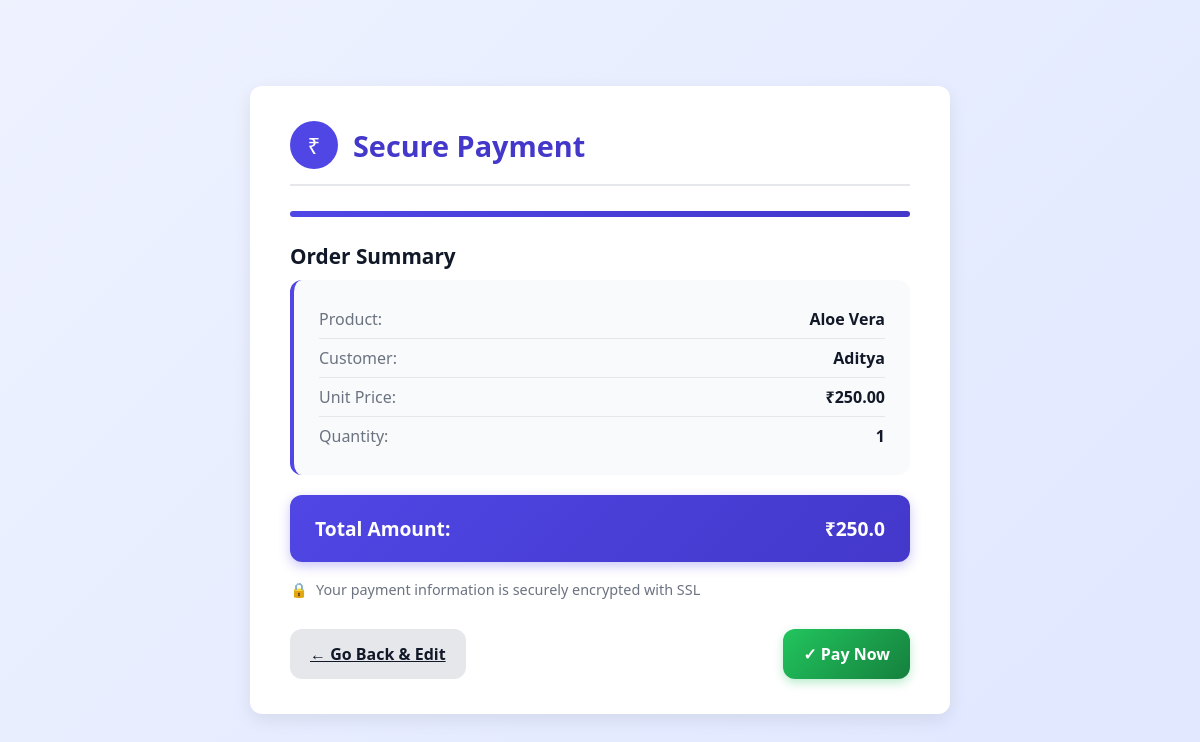
/payment/23/, run on the app's committed database.
### my_cust/models.py (models this page shows, shortened)
class Bookingdetail(models.Model):
    product = models.ForeignKey(Product, on_delete=models.CASCADE, null=True)
    oilSize = models.CharField(max_length=20)
    unitPrice = models.DecimalField(max_digits=10, decimal_places=2)
    quantity = models.IntegerField()
    total_qty = models.DecimalField(max_digits=10, decimal_places=2, default=0)
    total_amount = models.DecimalField(max_digits=12, decimal_places=2, default=0)
    booked_at = models.DateTimeField(default=timezone.now)
    payment_status = models.CharField(
        max_length=20,
        default="Pending",
        choices=[
            ("Pending", "Pending"),
            ("Paid", "Paid"),
            ("Failed", "Failed"),
        ]
    )
    order_status = models.CharField(
        max_length=20,
        default="Pending",
        choices=[
            ("Pending", "Pending"),
            ("Processing", "Processing"),
            ("Shipped", "Shipped"),
            ("Delivered", "Delivered"),
            ("Cancelled", "Cancelled"),
        ]
    )
    payment_method = models.CharField(
        max_length=20,
        null=True,
        blank=True,
        choices=[
            ("Card", "Card"),
            ("UPI", "UPI"),
            ("NetBanking", "NetBanking"),
            ("COD", "Cash on Delivery"),
            ("Wallet", "Wallet"),
        ]
    )
    note = models.TextField(null=True, blank=True)
    custName = models.CharField(max_length=100)
    email = models.EmailField()
    phone = models.CharField(max_length=20)
    alt_phone = models.CharField(max_length=15, null=True, blank=True)
    address = models.TextField(null=True, blank=True)

### my_admin/models.py (models this page shows, shortened)
class Product(models.Model):
    product_name = models.CharField(max_length=100)
    description = models.TextField(blank=True, null=True)
    price = models.FloatField(blank=True, null=True)
    stock = models.IntegerField(blank=True, null=True)
    available = models.BooleanField(blank=True, null=True)
    image = models.ImageField(upload_to='products/', blank=True, null=True)

### my_cust/views.py (the view)
# urls.py: path('payment/<int:booking_id>/', views.payment_page, name='payment_page'),
def payment_page(request, booking_id):
    booking = Bookingdetail.objects.get(id=booking_id)
    total_amount = float(booking.unitPrice) * booking.quantity
    if request.method == "POST":
        booking.status = "Paid"
        booking.save()
        return razorpay_success(request,booking.id)
    return render(request, "payment_page.html", {
        "booking": booking,
        "total_amount": total_amount,
    })

### my_cust/templates/payment_page.html (shortened to what this page needs)
<!DOCTYPE html>
<html lang="en">
<head>
</head>
<body>
    <div class="payment-container">
        <div class="header">
            <div class="header-icon">₹</div>
            <h2>Secure Payment</h2>
        </div>
        <div class="progress-bar">
            <div class="progress"></div>
        </div>
        <h3>Order Summary</h3>
        <div class="summary-card">
            <div class="summary-item">
                <span class="summary-label">Product:</span>
                <span class="summary-value">{{ booking.product.product_name }}</span>
            </div>
            <div class="summary-item">
                <span class="summary-label">Customer:</span>
                <span class="summary-value">{{ booking.custName }}</span>
            </div>
            <div class="summary-item">
                <span class="summary-label">Unit Price:</span>
                <span class="summary-value">₹{{ booking.unitPrice }}</span>
            </div>
            <div class="summary-item">
                <span class="summary-label">Quantity:</span>
                <span class="summary-value">{{ booking.quantity }}</span>
            </div>
        </div>
        <div class="total-amount">
            <span>Total Amount:</span>
            <span>₹{{ total_amount }}</span>
        </div>
        <div class="security-notice">
            <span class="security-icon">🔒</span>
            <span>Your payment information is securely encrypted with SSL</span>
        </div>
        <div class="action-buttons">
            <a href="{% url 'booking_form' %}?product_id={{ booking.product.id }}" class="btn btn-back">
                ← Go Back & Edit
            </a>
            <form method="post">
                <button type="submit" class="btn btn-confirm">
                    ✓ Pay Now
                </button>
            </form>
        </div>
    </div>
</body>
</html>

### my_cust/templates/payment_page.html (style rules this page uses)
:root { --primary: #4F46E5; --primary-dark: #4338CA; --success: #22C55E; --success-dark: #15803D; --light-gray: #F9FAFB; --medium-gray: #E5E7EB; --dark-gray: #6B7280; --text: #111827; --white: #FFFFFF; --shadow: 0 6px 18px rgba(0, 0, 0, 0.08); --radius: 12px; --transition: all 0.25s ease; }
* { margin: 0; padding: 0; box-sizing: border-box; font-family: 'Segoe UI', Tahoma, Geneva, Verdana, sans-serif; }
body { background: linear-gradient(135deg, #EEF2FF, #E0E7FF); color: var(--text); min-height: 100vh; display: flex; justify-content: center; align-items: center; padding: 20px; }
.payment-container { background: var(--white); border-radius: var(--radius); box-shadow: var(--shadow); width: 100%; max-width: 700px; padding: 35px 40px; animation: fadeIn 0.6s ease; }
.header { display: flex; align-items: center; margin-bottom: 25px; border-bottom: 2px solid var(--medium-gray); padding-bottom: 15px; }
.header-icon { background: var(--primary); color: white; width: 48px; height: 48px; border-radius: 50%; display: flex; align-items: center; justify-content: center; font-size: 1.4rem; margin-right: 15px; }
h2 { font-size: 1.8rem; font-weight: 600; color: var(--primary-dark); }
.progress-bar { height: 6px; width: 100%; background: var(--medium-gray); border-radius: 3px; overflow: hidden; margin-bottom: 25px; }
.progress { width: 100%; height: 100%; background: linear-gradient(90deg, var(--primary) 0%, var(--primary-dark) 100%); animation: loadProgress 1.2s ease-in-out; }
h3 { font-size: 1.3rem; margin: 20px 0 10px; font-weight: 600; }
.summary-card { background: var(--light-gray); border-radius: var(--radius); padding: 20px 25px; margin-bottom: 20px; border-left: 4px solid var(--primary); }
.summary-item { display: flex; justify-content: space-between; padding: 8px 0; border-bottom: 1px solid var(--medium-gray); }
.summary-item:last-child { border: none; }
.summary-label { color: var(--dark-gray); font-weight: 500; }
.summary-value { font-weight: 600; }
.total-amount { background: linear-gradient(135deg, var(--primary), var(--primary-dark)); color: var(--white); padding: 20px 25px; border-radius: var(--radius); font-weight: 600; font-size: 1.2rem; display: flex; justify-content: space-between; align-items: center; box-shadow: 0 4px 12px rgba(79, 70, 229, 0.3); }
.action-buttons { display: flex; justify-content: space-between; gap: 15px; margin-top: 30px; }
.btn { display: inline-flex; align-items: center; justify-content: center; padding: 14px 20px; border: none; border-radius: var(--radius); font-size: 1rem; font-weight: 600; cursor: pointer; transition: var(--transition); }
.btn-back { background: var(--medium-gray); color: var(--text); }
.btn-confirm { background: linear-gradient(135deg, var(--success), var(--success-dark)); color: white; flex: 1; box-shadow: 0 4px 10px rgba(34, 197, 94, 0.3); }
.security-notice { display: flex; align-items: center; font-size: 0.9rem; color: var(--dark-gray); margin-top: 18px; }
.security-icon { color: var(--success-dark); margin-right: 8px; }

### data on the page
Bookingdetail: product.product_name "Aloe Vera", custName "Aditya", unitPrice "250.00", quantity "1"

### other printed values
{{ total_amount }} "250.0"
